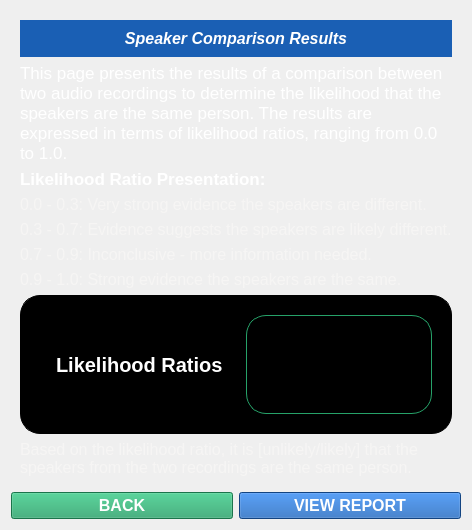
            <widget class="QWidget" name="page">
             <layout class="QGridLayout" name="gridLayout_13">
              <item row="0" column="0" colspan="2">
               <widget class="QWidget" name="widget_9" native="true">
                <layout class="QVBoxLayout" name="verticalLayout_5">
                 <item>
                  <widget class="QWidget" name="widget_21" native="true">
                   <property name="styleSheet">
                    <string notr="true">background-color: rgb(26, 95, 180);</string>
                   </property>
                   <layout class="QGridLayout" name="gridLayout_32">
                    <item row="0" column="0">
                     <widget class="QLabel" name="label_44">
                      <property name="font">
                       <font>
                        <pointsize>12</pointsize>
                        <weight>75</weight>
                        <italic>true</italic>
                        <bold>true</bold>
                       </font>
                      </property>
                      <property name="styleSheet">
                       <string notr="true">color: rgb(255, 255, 255);</string>
                      </property>
                      <property name="text">
                       <string>Speaker Comparison Results</string>
                      </property>
                      <property name="alignment">
                       <set>Qt::AlignCenter</set>
                      </property>
                     </widget>
                    </item>
                   </layout>
                  </widget>
                 </item>
                 <item>
                  <widget class="QLabel" name="label_13">
                   <property name="font">
                    <font>
                     <pointsize>13</pointsize>
                    </font>
                   </property>
                   <property name="styleSheet">
                    <string notr="true">color: rgb(255, 255, 255);</string>
                   </property>
                   <property name="text">
                    <string>This page presents the results of a comparison between two audio recordings to determine the likelihood that the speakers are the same person. The results are expressed in terms of likelihood ratios, ranging from 0.0 to 1.0.</string>
                   </property>
                   <property name="textFormat">
                    <enum>Qt::MarkdownText</enum>
                   </property>
                   <property name="alignment">
                    <set>Qt::AlignLeading|Qt::AlignLeft|Qt::AlignVCenter</set>
                   </property>
                   <property name="wordWrap">
                    <bool>true</bool>
                   </property>
                  </widget>
                 </item>
                 <item>
                  <widget class="QLabel" name="label_74">
                   <property name="font">
                    <font>
                     <pointsize>13</pointsize>
                     <weight>75</weight>
                     <bold>true</bold>
                    </font>
                   </property>
                   <property name="styleSheet">
                    <string notr="true">color: rgb(255, 255, 255);</string>
                   </property>
                   <property name="text">
                    <string>Likelihood Ratio Presentation:</string>
                   </property>
                  </widget>
                 </item>
                 <item>
                  <widget class="QLabel" name="label_75">
                   <property name="font">
                    <font>
                     <pointsize>12</pointsize>
                    </font>
                   </property>
                   <property name="styleSheet">
                    <string notr="true">color: rgb(246, 245, 244);</string>
                   </property>
                   <property name="text">
                    <string>0.0 - 0.3: Very strong evidence the speakers are different.</string>
                   </property>
                  </widget>
                 </item>
                 <item>
                  <widget class="QLabel" name="label_76">
                   <property name="font">
                    <font>
                     <pointsize>12</pointsize>
                    </font>
                   </property>
                   <property name="styleSheet">
                    <string notr="true">color: rgb(246, 245, 244);</string>
                   </property>
                   <property name="text">
                    <string>0.3 - 0.7: Evidence suggests the speakers are likely different.</string>
                   </property>
                  </widget>
                 </item>
                 <item>
                  <widget class="QLabel" name="label_77">
                   <property name="font">
                    <font>
                     <pointsize>12</pointsize>
                    </font>
                   </property>
                   <property name="styleSheet">
                    <string notr="true">color: rgb(246, 245, 244);</string>
                   </property>
                   <property name="text">
                    <string>0.7 - 0.9: Inconclusive - more information needed.</string>
                   </property>
                  </widget>
                 </item>
                 <item>
                  <widget class="QLabel" name="label_78">
                   <property name="font">
                    <font>
                     <pointsize>12</pointsize>
                    </font>
                   </property>
                   <property name="styleSheet">
                    <string notr="true">color: rgb(246, 245, 244);</string>
                   </property>
                   <property name="text">
                    <string>0.9 - 1.0: Strong evidence the speakers are the same.</string>
                   </property>
                  </widget>
                 </item>
                 <item>
                  <widget class="QFrame" name="frame_5">
                   <property name="styleSheet">
                    <string notr="true">border: 1px solid;
border-radius:20px;
padding: 10px;
box-shadow: 10px 10px 28px 0px #888888;
background-color: rgb(0, 0, 0);</string>
                   </property>
                   <property name="frameShape">
                    <enum>QFrame::StyledPanel</enum>
                   </property>
                   <property name="frameShadow">
                    <enum>QFrame::Raised</enum>
                   </property>
                   <layout class="QHBoxLayout" name="horizontalLayout">
                    <item>
                     <widget class="QLabel" name="label_14">
                      <property name="font">
                       <font>
                        <pointsize>15</pointsize>
                        <weight>75</weight>
                        <bold>true</bold>
                       </font>
                      </property>
                      <property name="styleSheet">
                       <string notr="true">color: rgb(255, 255, 255);</string>
                      </property>
                      <property name="text">
                       <string>Likelihood Ratios</string>
                      </property>
                     </widget>
                    </item>
                    <item>
                     <widget class="QLabel" name="label_15">
                      <property name="font">
                       <font>
                        <pointsize>50</pointsize>
                        <weight>75</weight>
                        <bold>true</bold>
                       </font>
                      </property>
                      <property name="styleSheet">
                       <string notr="true">color: rgb(26, 95, 180);
border-color: rgb(38, 162, 105);</string>
                      </property>
                      <property name="text">
                       <string/>
                      </property>
                      <property name="alignment">
                       <set>Qt::AlignCenter</set>
                      </property>
                     </widget>
                    </item>
                   </layout>
                  </widget>
                 </item>
                 <item>
                  <widget class="QLabel" name="label_79">
                   <property name="font">
                    <font>
                     <pointsize>12</pointsize>
                    </font>
                   </property>
                   <property name="styleSheet">
                    <string notr="true">color: rgb(246, 245, 244);</string>
                   </property>
                   <property name="text">
                    <string>Based on the likelihood ratio, it is [unlikely/likely] that the speakers from the two recordings are the same person.</string>
                   </property>
                   <property name="wordWrap">
                    <bool>true</bool>
                   </property>
                  </widget>
                 </item>
                </layout>
               </widget>
              </item>
              <item row="1" column="0">
               <widget class="QPushButton" name="pushButton_21">
                <property name="font">
                 <font>
                  <pointsize>12</pointsize>
                  <weight>75</weight>
                  <bold>true</bold>
                 </font>
                </property>
                <property name="styleSheet">
                 <string notr="true">color: rgb(255, 255, 255);
background-color: rgb(38, 162, 105);</string>
                </property>
                <property name="text">
                 <string>BACK</string>
                </property>
               </widget>
              </item>
              <item row="1" column="1">
               <widget class="QPushButton" name="pushButton_16">
                <property name="font">
                 <font>
                  <pointsize>12</pointsize>
                  <weight>75</weight>
                  <bold>true</bold>
                 </font>
                </property>
                <property name="styleSheet">
                 <string notr="true">background-color: rgb(26, 95, 180);
color: rgb(255, 255, 255);</string>
                </property>
                <property name="text">
                 <string>VIEW REPORT</string>
                </property>
               </widget>
              </item>
             </layout>
            </widget>
